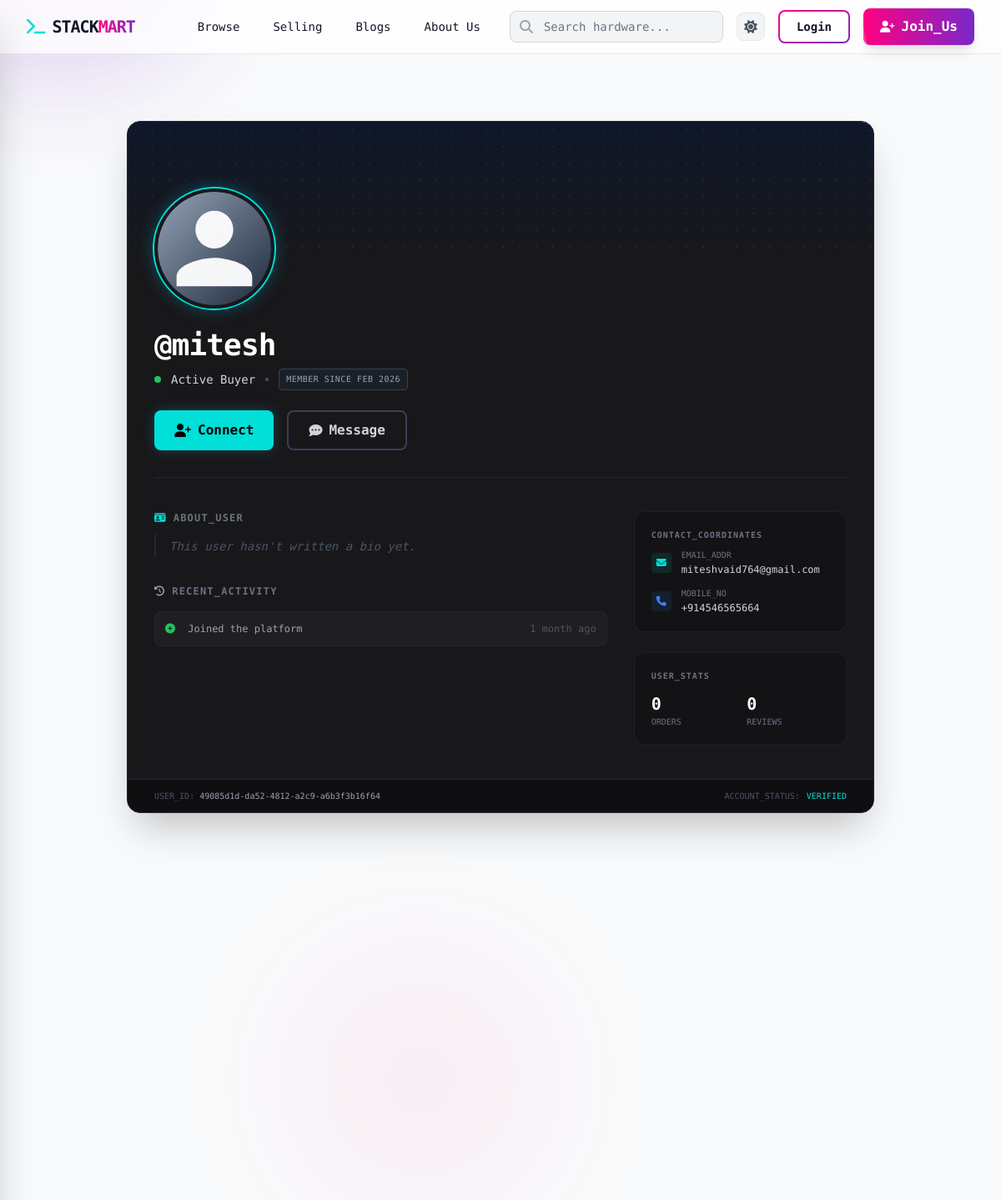
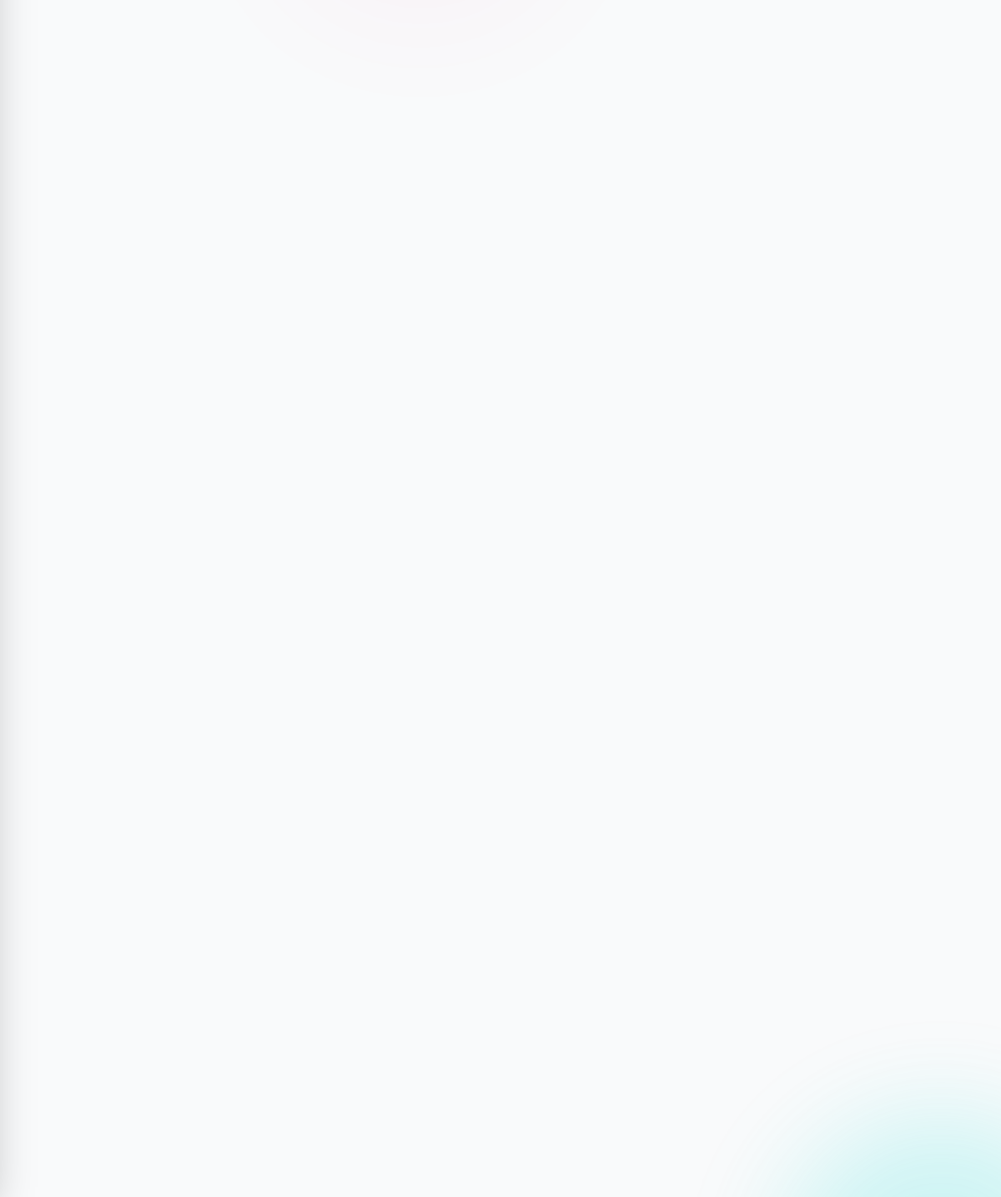
/profile/49085d1d-da52-4812-a2c9-a6b3f3b16f64, run on the app's committed database (2 pictures, top to bottom).
### apps/users/models.py (models this page shows, shortened)
class User(BaseClass):
    USER_TYPE_CHOICES = (
        ("buyer", "Buyer"),
        ("seller", "Seller"),
    )
    user_type = models.CharField(max_length=50, null=False, blank=False, choices=USER_TYPE_CHOICES)
    profile = models.ImageField(upload_to=profile_upload_path, default="defaults/user-avatar.svg")
    username = models.CharField(max_length=100,null=False,blank=False,unique=True)
    email = models.EmailField(max_length=100, null=False, blank=False, unique=True)
    mobile = models.CharField(max_length=100, null=False, blank=False, unique=True)
    pancard = models.FileField(upload_to=pancard_upload_path, null=False, blank=False)
    password = models.CharField(max_length=255, null=False, blank=False)
    is_active = models.BooleanField(default=False)
    is_mail_verified = models.BooleanField(default=False)
    last_login = models.DateTimeField(null=True, blank=True)
    is_online = models.BooleanField(default=False)
    last_seen = models.DateTimeField(null=True, blank=True)

### apps/dashboard/views.py (the view)
# urls.py: path('profile/<uuid:user_id>', profilePublicView, name='profilePublicView'),
def profilePublicView(request,user_id):
    store={
            'seller':{'template_path':'dashboard/public_seller_profile.html'},
            'buyer':{'template_path':'dashboard/public_buyer_profile.html'},
        }
    getUser = get_object_or_404(User,id=user_id)
    context = {
        'existing_request':None,
        'next_url':request.path
    }
    if getUser.user_type=="seller" and hasattr(getUser,'seller_profile'):
        context['seller']=getUser.seller_profile
    else:
        context['buyer']=getUser
    if request.isAuthenticated:
        if getUser.id!=request.authenticated_user.id:
            context['existing_request'] = getExistingRequest(request.authenticated_user,getUser.id)
    return render(request,store[getUser.user_type]['template_path'],context)

### apps/dashboard/templates/dashboard/public_buyer_profile.html (shortened to what this page needs)
{% extends 'dashboard/base.html' %}
{% load static %}
{% block content %}
<div class="min-h-screen p-4 md:p-12 flex justify-center items-start">
    <div
        class="relative w-full max-w-4xl bg-[#18181b] rounded-2xl shadow-2xl border border-gray-800 overflow-hidden group">
        <div class="absolute top-0 left-0 w-full h-1 bg-gradient-to-r from-blue-500 via-brand-cyan to-green-400"></div>
        <div class="h-40 bg-gradient-to-b from-[#0f172a] to-[#18181b] relative overflow-hidden">
            <div class="absolute inset-0 opacity-10"
                style="background-image: radial-gradient(#22d3ee 1px, transparent 1px); background-size: 20px 20px;">
            </div>
        </div>
        <div class="px-8 pb-10 relative">
            <div class="-mt-20 mb-6 flex justify-between items-end">
                <div class="relative group">
                    <img src="{{ buyer.profile.url }}"
                        class="w-36 h-36 rounded-full object-cover border-4 border-[#18181b] shadow-2xl bg-[#18181b] ring-2 ring-brand-cyan shadow-[0_0_20px_rgba(6,182,212,0.4)]">
                </div>
            </div>
            <div
                class="flex flex-col md:flex-row md:items-start justify-between gap-6 mb-10 border-b border-gray-800 pb-8">
                <div class="flex-grow">
                    <h1 class="text-3xl md:text-4xl font-bold text-white font-mono tracking-tight mb-2">
                        @{{ buyer.username }}
                    </h1>
                    <div class="flex flex-wrap items-center gap-3 text-sm font-mono text-gray-400 mb-6">
                        <span class="w-2 h-2 rounded-full bg-green-500 animate-pulse"></span>
                        <span class="text-gray-300">Active Buyer</span>
                        <span class="w-1 h-1 rounded-full bg-gray-600"></span>
                        <span
                            class="uppercase text-[10px] border border-gray-700 bg-gray-800/50 px-2 py-0.5 rounded text-gray-400 tracking-wider">
                            Member since {{ buyer.created_at|date:"M Y" }}
                        </span>
                    </div>
                    {% if request.authenticated_user != buyer%}
                    <div class="flex flex-wrap gap-4 animate-fade-in-up">
                        {% if not request.isAuthenticated %}
                        <a href="{% url 'login' %}?next={{ next_url }}"
                            class="flex items-center gap-2 px-6 py-2.5 bg-brand-cyan text-black font-bold font-mono rounded-lg hover:brightness-110 transition-all shadow-[0_0_15px_rgba(34,211,238,0.2)]">
                            <i class="fa-solid fa-user-plus"></i> Connect
                        </a>
                        {% endif %}
                        {% if not request.isAuthenticated %}
                        <a href="{% url 'login' %}?next={{ next_url }}"
                            class="flex items-center gap-2 px-6 py-2.5 bg-transparent border-2 border-gray-700 text-gray-300 font-bold font-mono rounded-lg hover:border-gray-500 hover:text-white transition-all">
                            <i class="fa-solid fa-comment-dots"></i> Message
                        </a>
                        {% else %}
                        <a href="#"
                            class="flex items-center gap-2 px-6 py-2.5 bg-transparent border-2 border-gray-700 text-gray-300 font-bold font-mono rounded-lg hover:border-gray-500 hover:text-white transition-all">
                            <i class="fa-solid fa-comment-dots"></i> Message
                        </a>
                        {% endif %}
                    </div>
                    {% endif %}
                </div>
            </div>
            <div class="grid grid-cols-1 md:grid-cols-3 gap-8">
                <div class="md:col-span-2 space-y-8">
                    <div class="group">
                        <h3
                            class="text-xs font-bold text-gray-500 uppercase font-mono mb-3 tracking-widest flex items-center gap-2">
                            <i class="fa-solid fa-id-card text-brand-cyan"></i> About_User
                        </h3>
                        <div
                            class="text-gray-300 text-sm leading-7 font-mono border-l-2 border-gray-800 pl-4 group-hover:border-brand-cyan/50 transition-colors">
                            {% if buyer.bio %}
                            {{ buyer.bio|linebreaksbr }}
                            {% else %}
                            <span class="text-gray-600 italic">This user hasn't written a bio yet.</span>
                            {% endif %}
                        </div>
                    </div>
                    <div>
                        <h3
                            class="text-xs font-bold text-gray-500 uppercase font-mono mb-4 tracking-widest flex items-center gap-2">
                            <i class="fa-solid fa-clock-rotate-left text-gray-400"></i> Recent_Activity
                        </h3>
                        <div class="space-y-3">
                            <div
                                class="p-3 rounded-lg bg-[#27272a]/50 border border-gray-800 text-xs font-mono text-gray-400">
                                <i class="fa-solid fa-circle-plus text-green-500 mr-2"></i> Joined the platform
                                <span class="float-right text-gray-600">{{ buyer.created_at|timesince }} ago</span>
                            </div>
                        </div>
                    </div>
                </div>
                <div class="md:col-span-1 space-y-6">
                    <div
                        class="p-5 rounded-xl bg-[#131316] border border-gray-800/60 hover:border-gray-700 transition-colors">
                        <h3 class="text-[10px] font-bold text-gray-500 uppercase font-mono mb-3 tracking-widest">
                            Contact_Coordinates</h3>
                        <div class="space-y-4">
                            <div class="flex items-start gap-3">
                                <div
                                    class="mt-0.5 w-6 h-6 rounded bg-brand-cyan/10 flex items-center justify-center flex-shrink-0">
                                    <i class="fa-solid fa-envelope text-brand-cyan text-xs"></i>
                                </div>
                                <div class="overflow-hidden">
                                    <p class="text-[10px] text-gray-500 uppercase font-mono leading-none mb-1">
                                        Email_Addr</p>
                                    <p class="text-xs text-gray-300 font-mono truncate" title="{{ buyer.email }}">
                                        {{ buyer.email }}
                                    </p>
                                </div>
                            </div>
                            <div class="flex items-start gap-3">
                                <div
                                    class="mt-0.5 w-6 h-6 rounded bg-blue-500/10 flex items-center justify-center flex-shrink-0">
                                    <i class="fa-solid fa-phone text-blue-500 text-xs"></i>
                                </div>
                                <div>
                                    <p class="text-[10px] text-gray-500 uppercase font-mono leading-none mb-1">Mobile_No
                                    </p>
                                    <p class="text-xs text-gray-300 font-mono">
                                        {{ buyer.mobile|default:"Not set" }}
                                    </p>
                                </div>
                            </div>
                        </div>
                    </div>
                    <div
                        class="p-5 rounded-xl bg-[#131316] border border-gray-800/60 hover:border-gray-700 transition-colors">
                        <h3 class="text-[10px] font-bold text-gray-500 uppercase font-mono mb-3 tracking-widest">
                            User_Stats</h3>
                        <div class="grid grid-cols-2 gap-4">
                            <div>
                                <div class="text-xl font-bold text-white font-mono">0</div>
                                <div class="text-[10px] text-gray-500 uppercase font-mono">Orders</div>
                            </div>
                            <div>
                                <div class="text-xl font-bold text-white font-mono">0</div>
                                <div class="text-[10px] text-gray-500 uppercase font-mono">Reviews</div>
                            </div>
                        </div>
                    </div>
                </div>
            </div>
        </div>
        <div
            class="bg-[#0e0e11] py-3 px-8 border-t border-gray-800 flex justify-between items-center text-[10px] font-mono">
            <div class="text-gray-600">
                USER_ID: <span class="text-gray-400">{{ buyer.id}}</span>
            </div>
            <div class="flex items-center gap-2">
                <span class="text-gray-600">ACCOUNT_STATUS:</span>
                <span class="text-brand-cyan">VERIFIED</span>
            </div>
        </div>
    </div>
</div>
{% endblock %}

### data on the page
User: profile (picture), username "mitesh", created_at "FEB 2026", created_at "1 month", email "miteshvaid764@gmail.com", mobile "+914546565664", id "49085d1d-da52-4812-a2c9-a6b3f3b16f64"
